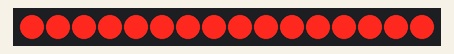
Simulated run of this sketch. Board: Arduino Uno, built with avr-gcc and run on an emulated ATmega328P. On the bench: 16 port-expander outputs drawn as a row of LEDs (first output left, lit = HIGH). Wiring (inferred from the names in the program): MCP23017 port expander at I2C address 0x20. Wiring (inferred from the signals the program sends): row of LEDs: on Q0, Q1, Q2, Q3, Q4, Q5, Q6, Q7, Q8, Q9, Q10, Q11, Q12, Q13, Q14, Q15.

Above: at 0.5 s.
At 3.5 s:
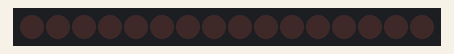
Timing chart, 0 to 4.6 s (numbered marks = the images above):
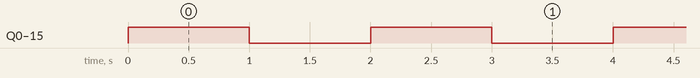

The sketch:

using_port_expander_ic.ino
```cpp
// Project 55 - Using a Port Expander IC
#include "Wire.h"
#define mcp23017 0x20
void setup()
{
  Wire.begin(); // activate I2C bus
  // setup MCP23017
  // set I/O pins to outputs
  Wire.beginTransmission(mcp23017);
  Wire.write(0x00); // IODIRA register
  Wire.write(0x00); // set all of bank A to outputs
  Wire.write(0x00); // set all of bank B to outputs
  Wire.endTransmission();
}
void loop()
{
  Wire.beginTransmission(mcp23017);
  Wire.write(0x12);
  Wire.write(255); // bank A
  Wire.write(255); // bank B
  Wire.endTransmission();
  delay(1000);
  Wire.beginTransmission(mcp23017);
  Wire.write(0x12);
  Wire.write(0); // bank A
  Wire.write(0); // bank B
  Wire.endTransmission();
  delay(1000);
}
```

Measured:
- by itself, Q0–15: alternates HIGH for 1.0 s and LOW for 1.0 s
